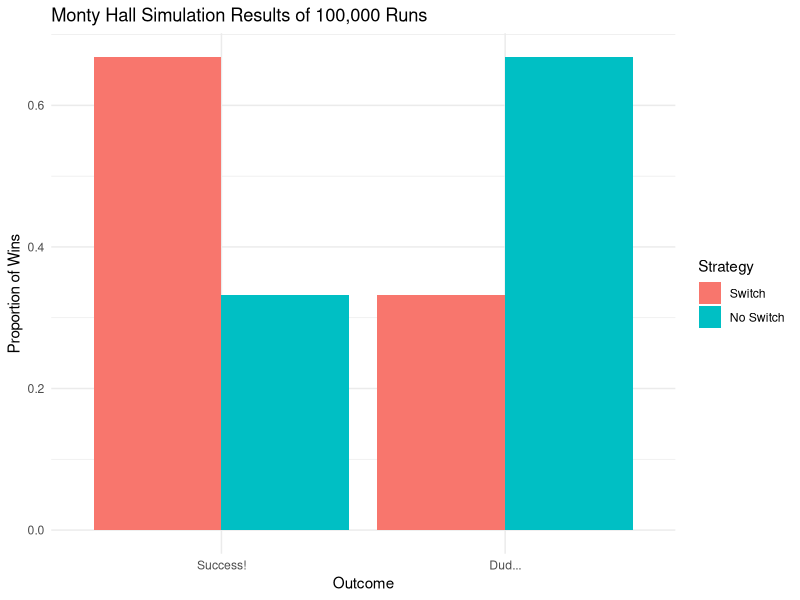

Recreate this plot in R.
## ---- chunk 1
#| message: false
monty_hall <- function(switch_choice) {
  doors <- letters[1:3] #A character vector of a, b, c to 
  #represent the three doors; a is the prize door
  first_choice <- sample(doors, 1) #Randomly choose our first door
  
  
  reveal <- if (first_choice == "a") { #Randomly reveal either b 
    #or c if a is selected
    sample(doors[doors != "a"], 1)
  } else if (first_choice == "b") { #Otherwise, reveal the 
    #unselected non-prize door
    "c"
  } else {
    "b"
  }
  
  doors <- doors[doors != reveal] #Reveal the selected door
  
  second_choice = if (switch_choice == 1) { 
    second_choice = sample(doors[doors != first_choice], 1) #If 
    #switch = 1, we switch to the other door
  } else {
    second_choice = first_choice #Otherwise, we stay with our 
    #first door
  }

  result = ifelse(second_choice == "a", #If our second choice is a,
                  # we win!
                         "Success!",
                         "Dud..."
                  )
  data.frame(second_choice, result) #Create a dataframe with a 
  #column showing final selected door and results
}
## ---- chunk 2
#| message: false
library(tidyverse)
n <- 10000 #Set the simulation count to 10,000
switch_result <- 1:n |> #Use mapping to simulate the function n 
  #times with switching
  map(~ monty_hall(1)) |>
  list_rbind()

switch_summary <- switch_result |> #Condense the table of results 
  #to proportion of successes and failures
  group_by(result) |>
  summarise(number = n()) |>
  mutate(proportion = number / sum(number))

noswitch_result <- 1:n |> #Repeat for no switching
  map(~ monty_hall(0)) |>
  list_rbind()

noswitch_summary <- noswitch_result |>
  group_by(result) |>
  summarise(number2 = n()) |>
  mutate(proportion2 = number2 / sum(number2))
## ---- chunk 3
#| message: false
full_summary <- full_join(switch_summary, noswitch_summary, by = "result") #Join the proportion results into one table

plot_data <- full_summary |> #Create a new table for easier 
  #plotting
  select(result, proportion, proportion2) |>
  pivot_longer(cols = starts_with("proportion"),
               names_to = "strategy",
               values_to = "proportion") |>
  mutate(strategy = if_else(strategy == "proportion", "Switch", "No Switch")) |>
  mutate(result = fct_relevel(result, c("Success!", "Dud..."))) |>
  mutate(strategy = fct_relevel(strategy, c("Switch", "No Switch")))
full_summary
plot_data
## ---- chunk 4
ggplot(plot_data, aes(x = result, y = proportion, fill = strategy)) + #Plot!
  geom_col(position = "dodge") +
  labs(
    title = "Monty Hall Simulation Results of 100,000 Runs",
    x = "Outcome",
    y = "Proportion of Wins",
    fill = "Strategy"
  ) +
  theme_minimal()
